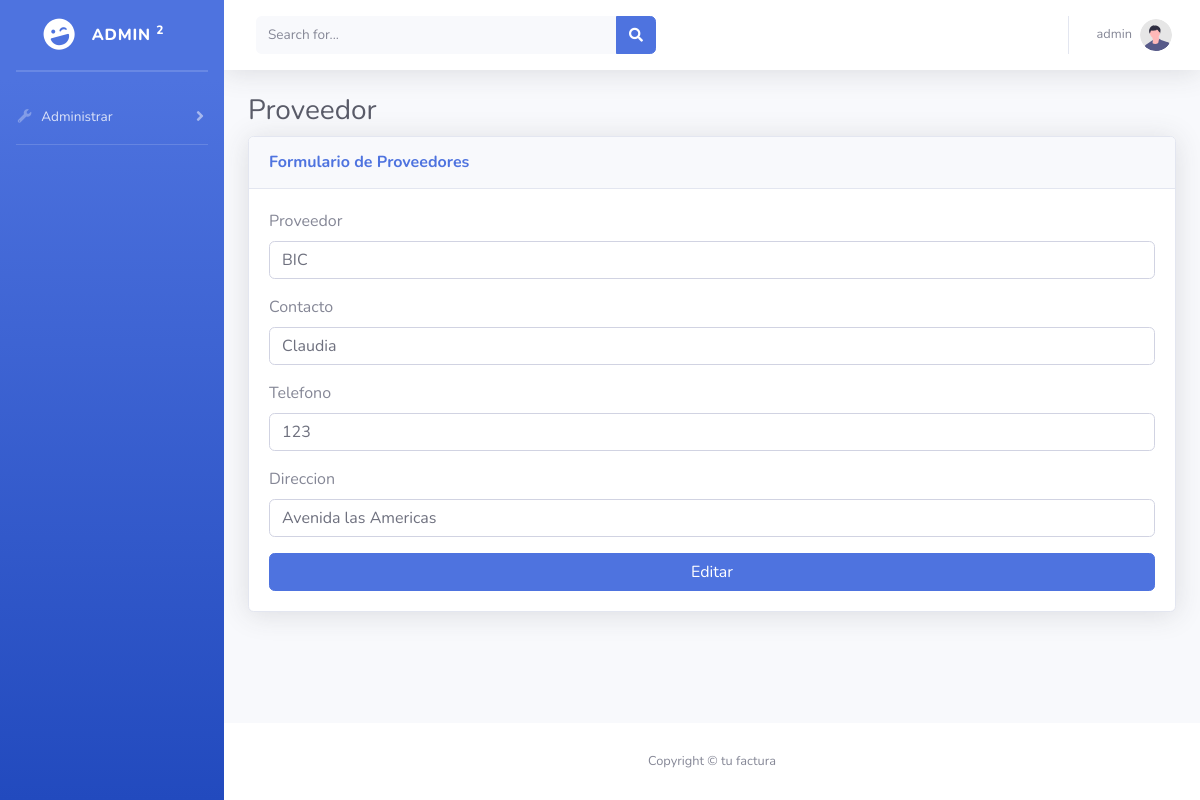
Page /Controllers/ProviderController.php?action=editProviderView&id=1 (signed in) on the committed database.
### tables this page shows
CREATE TABLE `proveedor` (
  `codproveedor` int(11) NOT NULL,
  `proveedor` varchar(100) DEFAULT NULL,
  `contacto` varchar(100) DEFAULT NULL,
  `telefono` bigint(11) DEFAULT NULL,
  `direccion` text DEFAULT NULL
);

### Models/ProviderModel.php (called while the page is built, shortened)
<?php
require_once('../config/connection.php');
require_once('class/Provider.php');
class ProviderModel
{
    private $connection;
    public function __construct()
    {
        $this->connection = Connection::getConnection();
    }
    public function getProvider($id)
    {
        $query = "SELECT `codproveedor`,`proveedor`,`contacto`,`telefono`,`direccion` FROM `proveedor` WHERE `proveedor`.`codproveedor` = {$id}";
        $result = $this->connection->query($query);
        while ($obj = $result->fetch_object()) {
            $providerObj = new Provider(
                $obj->codproveedor,
                $obj->proveedor,
                $obj->contacto,
                $obj->telefono,
                $obj->direccion
            );
        }
        return $providerObj;
    }
}

### Config/connection.php (called while the page is built, shortened)
<?php
class Connection
{
    public static function getConnection(){
        $connection = new mysqli(HOSTNAME, USERNAME, PASSWORD, DBNAME);
        return $connection;
    }
}

### Models/class/Provider.php (called while the page is built, shortened)
<?php
class Provider {
    private $proveedor;
    private $contacto;
    private $telefono;
    private $direccion;
    function __construct($codproveedor, $proveedor, $contacto, $telefono, $direccion) {
    	$this->proveedor = $proveedor;
    	$this->contacto = $contacto;
    	$this->telefono = $telefono;
    	$this->direccion = $direccion;
    }
    public function getProveedor() {
    	return $this->proveedor;
    }
    public function getContacto() {
    	return $this->contacto;
    }
    public function getTelefono() {
    	return $this->telefono;
    }
    public function getDireccion() {
    	return $this->direccion;
    }
}

### Views/providerForm.php (the view, shortened to what this page needs)
<?php require_once 'header.php';
?>
<div class="container-fluid">
    <h1 class="h3 mb-2 text-gray-800">Proveedor</h1>
    <div class="card shadow mb-4">
        <div class="card-header py-3">
            <h6 class="m-0 font-weight-bold text-primary">Formulario de Proveedores</h6>
        </div>
        <div class="card-body">
            <div class="table-responsive">
                <form action="ProviderController.php?action=<?php echo $result = $formularioEditar ? "editProvider" : "addProvider"; ?>" method="post" enctype="multipart/form-data">
                    <div class="form-group">
                        <label for="proveedor">Proveedor</label>
                        <input type="text" name="proveedor" class="form-control form-control-user" id="proveedor" value="<?php echo $result = $formularioEditar ? "{$provider->getProveedor()}" : ""; ?>">
                    </div>
                    <div class="form-group">
                        <label for="contacto">Contacto</label>
                        <input type="text" name="contacto" class="form-control form-control-user" id="contacto" aria-describedby="contacto" placeholder="" value="<?php echo $result = $formularioEditar ? "{$provider->getContacto()}" : ""; ?>">
                    </div>
                    <div class="form-group">
                        <label for="telefono">Telefono</label>
                        <input type="text" name="telefono" class="form-control form-control-user" id="telefono" placeholder="" value="<?php echo $result = $formularioEditar ? "{$provider->getTelefono()}" : ""; ?>">
                    </div>
                    <div class="form-group">
                        <label for="direccion">Direccion</label>
                        <input type="text" name="direccion" class="form-control form-control-user" id="direccion" placeholder="" value="<?php echo $result = $formularioEditar ? "{$provider->getDireccion()}" : ""; ?>">
                    </div>
                    <input type="submit" class="btn btn-primary btn-block" value="<?php echo $result = $formularioEditar ? "Editar" : "Agregar"; ?>" />
                </form>
            </div>
        </div>
    </div>
</div>
<?php
require 'footer.php'; ?>

### rows in the picture
proveedor: proveedor "BIC", contacto "Claudia", telefono "123", direccion "Avenida las Americas"

### other values in the picture
$_SESSION['usuario'] "admin"
